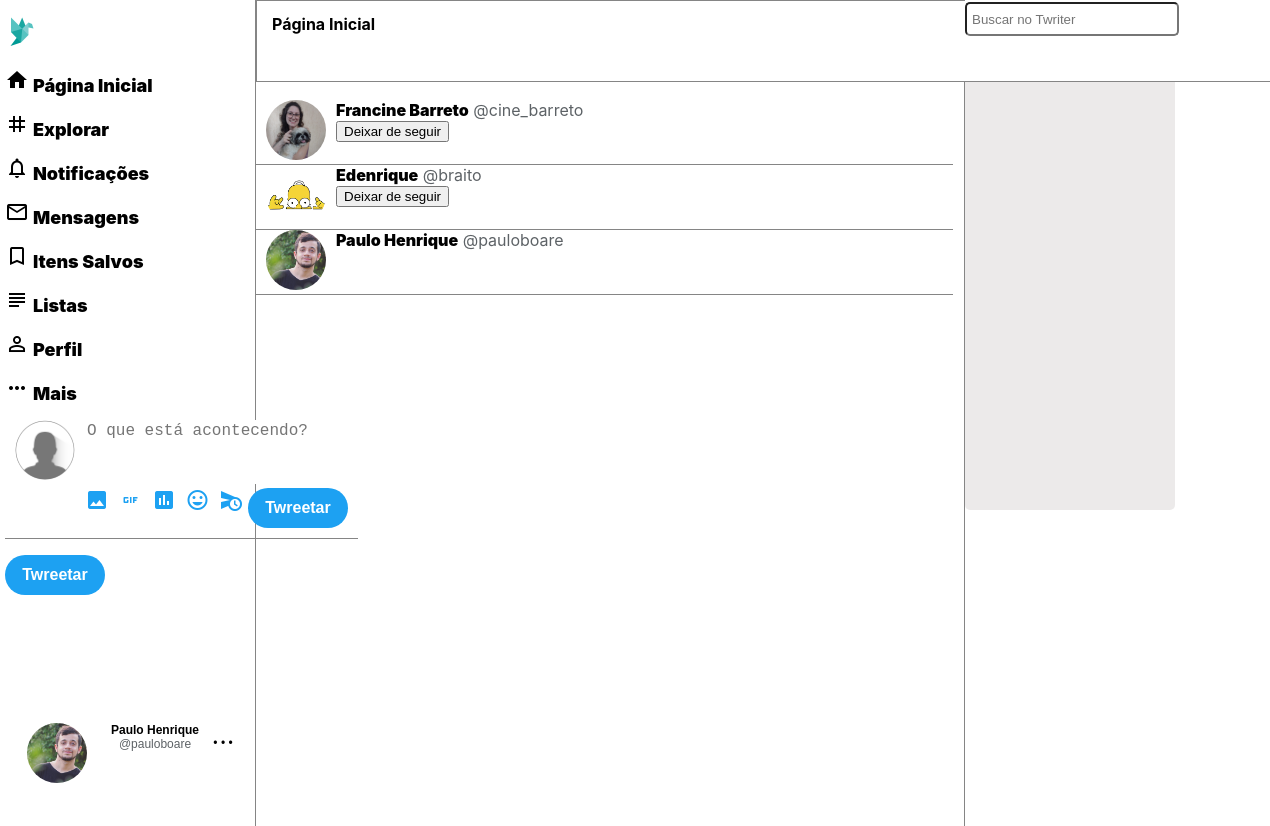
Screenshot of /follower.php?userfollow=pauloboare (signed in) with the database file from the repository.
### tables this page shows
CREATE TABLE `tb_users` (
  `id_users` int(6) NOT NULL,
  `username` varchar(12) NOT NULL,
  `name` varchar(32) NOT NULL,
  `password` varchar(40) NOT NULL,
  `avatar` varchar(40) NOT NULL,
  `bio` varchar(160) NOT NULL,
  `local` varchar(30) NOT NULL,
  `site` varchar(100) NOT NULL,
  `nascimento` date NOT NULL,
  `since` date NOT NULL,
  `activated` enum('activated','disabled') NOT NULL
);

CREATE TABLE `tb_follow` (
  `id_follow` int(10) NOT NULL,
  `user_on` int(6) NOT NULL,
  `user_following` int(6) NOT NULL
);

### follower.php (the view, shortened to what this page needs)
<?php
include "header.php";
?>
<main role="main" class="fullheight">
    <div id="feed-container">
                <div id="header-home">
                    <h2 id="title-feed">  Página Inicial </h2>
                </div>
        <div id="feed">
            <section id="feed-posts">
           <?php
           include "connect.php";
           if(empty($_GET)){
               http_response_code(404);
               include('404.php');
               die();}
           else {
               $userProfile=$_GET['userfollow'];
           }
           $sqlUser="SELECT * FROM tb_users WHERE username='$userProfile'";
           $resultUser=mysqli_query($connect, $sqlUser);
           if (mysqli_num_rows($resultUser)) {
           $dataUser=mysqli_fetch_array($resultUser);
           $idProfile=$dataUser['id_users'];
           }
           else {
               http_response_code(404);
               include('404.php');
               die();
           }
           $sqlFollower = mysqli_query($connect, "SELECT * FROM tb_follow
           left join tb_users on tb_follow.user_following = tb_users.id_users
           WHERE tb_follow.user_on=$idProfile
           AND tb_users.activated='activated'");
while ($result=mysqli_fetch_array($sqlFollower)) {
    echo "<article id='posts'>
    <div id='user-avatar'>
    <a href='".$result['username']."'><img src='img/".$result['avatar']."' class='img-avatar'></a>
    </div>
    <div id='post-single'> <a href='".$result['username']."' class='post-name-title'>".
    $result['name']."</a> <a href='".$result['username']."' class='post-username-title'> @".$result['username']."</a>
    <span class='post-name-title'>";
    if( $result['id_users'] == $_SESSION['id-user'] ){
        echo "";
    }
    elseif( mysqli_num_rows(mysqli_query($connect, "SELECT * FROM tb_follow
    WHERE user_on=".$_SESSION['id-user']. " AND user_following=".$result['user_following'] )) === 0){
    echo    "<form method=post>
            <button name='btn-follow'> Seguir </button>
            </form>";
            if(isset($_POST['btn-follow'])){
            $sql="INSERT INTO tb_follow VALUES (NULL, ".$_SESSION['id-user'].", ".$result['user_following'].")";
            $resultF=mysqli_query($connect, $sql);
                if ($resultF) {
                 }
                }
            }
             elseif( mysqli_num_rows(mysqli_query($connect, "SELECT * FROM tb_follow
            WHERE user_on=".$_SESSION['id-user']. " AND user_following=".$result['user_following'] )) > 0){
            echo    "<form method=post>
            <button name='btn-follow'> Deixar de seguir </button>
            </form>";
            }
    echo "</span></div></article>";
}
?>
            </section>
        </div>
    </div>
    <<?php include "sidebar.php"; ?>
</main>
<?php include "footer.php"; ?>

### header.php (shortened to what this page needs)
<!DOCTYPE html>
<html lang="pt-br">
<head>
    <link rel="stylesheet" href="css/style.css">
</head>
<body>
<?php
                include "connect.php";
                $idProfile=$_SESSION['id-user'];
                $sqlUser="SELECT * FROM tb_users WHERE id_users=$idProfile";
                $resultUser=mysqli_query($connect, $sqlUser);
                if (mysqli_num_rows($resultUser)) {
                $dataUser=mysqli_fetch_array($resultUser);
                $avatarProfile=$dataUser['avatar'];
                }
?>
<div id="container" class="fullheight">
<header role="banner" class="fullheight">
    <div id="header-left">
        <nav role="navigation">
        <a href="home" role="link" class="nav-link"><div class="link-title"><img src="img/logo.png" id="nav-logo"></div></a>
        <a href="home" role="link" class="nav-link"><div class="link-title"><span class="material-icons">home</span><span>Página Inicial</span></div></a>
        <a href="#" role="link" class="nav-link"><div class="link-title"><span class="material-icons">tag</span><span>Explorar</span></div></a>
        <a href="#" role="link" class="nav-link"><div class="link-title"><span class="material-icons">notifications_none</span><span>Notificações</span></div></a>
        <a href="#" role="link" class="nav-link"><div class="link-title"><span class="material-icons">mail_outline</span><span>Mensagens</span></div></a>
        <a href="#" role="link" class="nav-link"><div class="link-title"><span class="material-icons">bookmark_border</span><span>Itens Salvos</span></div></a>
        <a href="#" role="link" class="nav-link"><div class="link-title"><span class="material-icons">subject</span><span>Listas</span></div></a>
        <a href="<?php echo $_SESSION['user-checked'];?>" role="link" class="nav-link"><div class="link-title"><span class="material-icons">perm_identity</span><span>Perfil</span></div></a>
        <a href="#" role="link" class="nav-link"><div class="link-title"><span class="material-icons">more_horiz</span><span>Mais</span></div></a>
        </nav>
        <div class="twreetar">
            <?php include "modal.php"; ?>
        </div>
        <div id="acount">
<button id="dropup">
    <?php
       echo "<div id='myacount'>
       <div id='user-avatar'>
       <img src='img/".$avatarProfile."' class='img-avatar'>
       </div>
       <div id='post-single'> <span class='post-name-title'>"
       .$_SESSION['name']."</span>  <br>
       <span class='post-username-title'>@"
       .$_SESSION['user-checked'].
       "</span></div>
       <div id='points'> &#8226; &#8226; &#8226; </div>
       </div>";
    ?>
    </button>
        </div>
    </div>
</header>

### css/style.css (style rules this page uses)
body { font-family: BlinkMacSystemFont, "Segoe UI", Roboto, Helvetica, Arial, sans-serif; margin: 0; }
#container { display: flex; margin: auto; width: 1260px; }
main { flex-grow: 2; display: flex; }
header { flex-grow: 1; min-width:250px; max-width:250px; }
#nav-logo { width: 32px; display: inline; }
.nav-link { text-decoration: none; }
.link-title { margin: 16px 0 16px 0; font-size: 18px; color: #000000; font-weight: 900; display: block; }
.link-title { display: block; }
.material-icons { margin-right: 4px; font-size: 18px; color: #000000; font-weight: 900; }
.link-title span { align-content: center; }
#header-home, #aside-search { position: fixed; top: 0; height:80px; }
#header-home { background: #ffffff; border: 1px rgb(133, 133, 133) solid; width: 100%; display: block; }
#acount { position: relative; top: 100px; }
#myacount { display: flex; }
#points { min-width: 20px; line-height: 40px; }
#title-feed { font-size: 16px; padding: 0; margin-left: 15px; }
#header-left { position: fixed; }
.fullheight { min-height: 969px; }
#feed { margin-top: 100px; }
#feed-container { margin: 0; padding: 0; flex-grow: 2; border-left: 1px rgb(133, 133, 133) solid; }
#posts { display: flex; border-bottom: rgb(133, 133, 133) solid 1px; }
.img-avatar, #img-avatar { border-radius: 50%; width: 60px; height: 60px; margin-left: 10px; }
#post-single, #mypost { margin-left: 10px; width: 100%; }
.post-name-title, .post-name-title-profile { color: #000000; font-weight: 900; text-decoration: none; }
.post-username-title { color: #5d6266; text-decoration: none; }
#dropup { color: #000000; width: 240px; background: #FFFFFF; padding: 12px; font-size: 12px; border: none; border-radius: 50px; }

### rows the page displays
tb_users: avatar (picture)
tb_follow: user_following.avatar (picture), user_following.name "Francine Barreto", user_following.username "cine_barreto", shows "Deixar de seguir"
tb_follow: user_following.avatar (picture), user_following.name "Edenrique", user_following.username "braito", shows "Deixar de seguir"
tb_follow: user_on.avatar (picture), user_on.name "Paulo Henrique", user_on.username "pauloboare"

### other values shown
$_SESSION['name'] "Paulo Henrique"
$_SESSION['user-checked'] "pauloboare"
